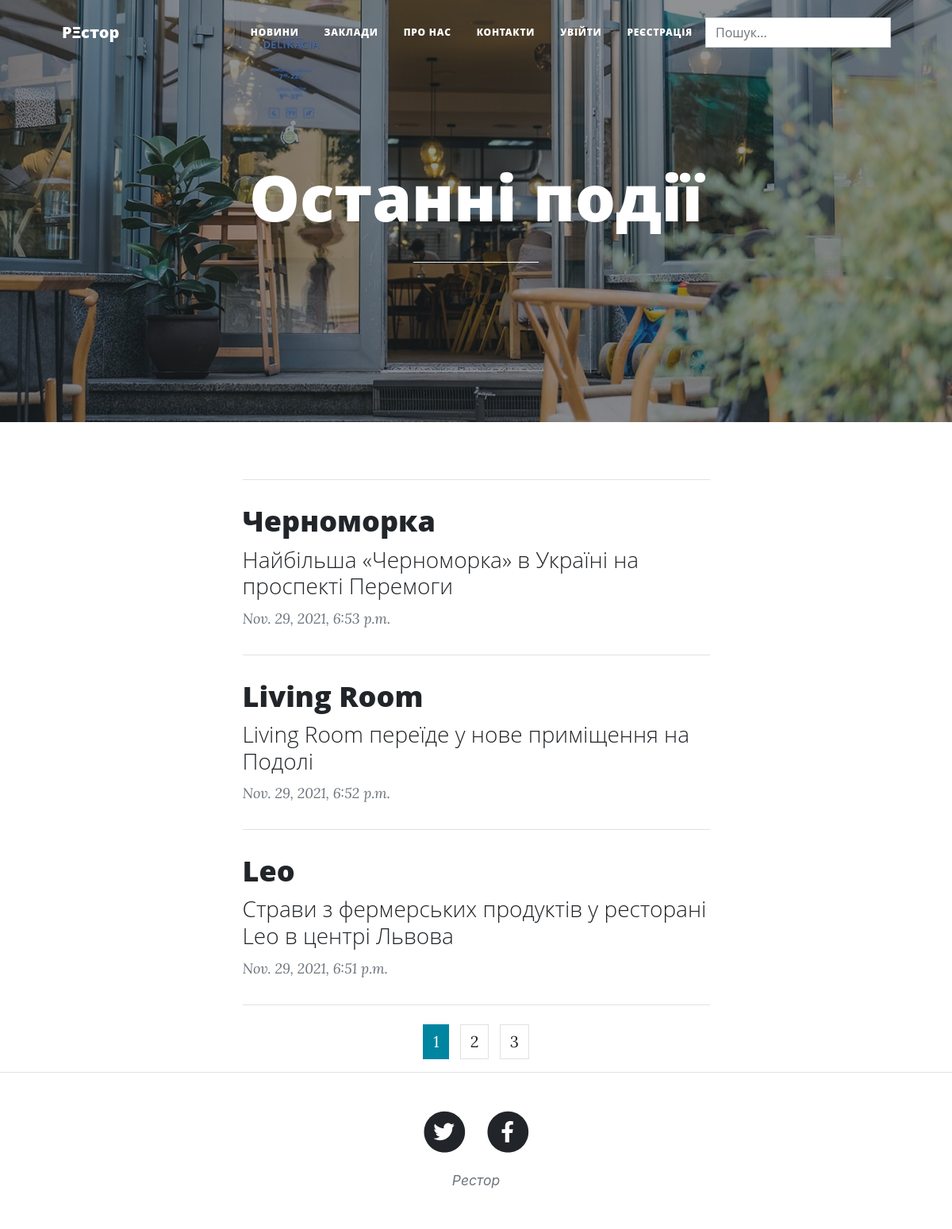
The page / on the database its author committed.
### main_app/models.py (models this page shows, shortened)
class Post(models.Model):
    categories = models.ForeignKey('Category', verbose_name='Категорія', on_delete=models.SET_NULL, null=True)
    title = models.CharField('Назва', max_length=250)
    anons = models.CharField("Анонс", max_length=250)
    full_text = RichTextUploadingField("Стаття")
    date = models.DateTimeField('дата опублікування')

### main_app/views.py (the view)
# urls.py: path('', MainView.as_view(), name='base'),
class MainView(ModelCategoryMixin, ListView):
    template_name = 'base.html'

### main_app/utils.py (called while the page is built)
    def get_context_data(self, *, object_list=None, **kwargs):
        data = super(self.model, self).get_context_data()
        data['post'] = self.model.objects.all()
        return data

### main_app/templates/base.html (shortened to what this page needs)
{% load static %}
<!DOCTYPE html>
<html lang="en">
<head>
    <link href="{% static 'css\styles.css' %}" rel="stylesheet" type="text/css"/>
</head>
<body>
<nav class="navbar navbar-expand-lg navbar-light" id="mainNav">
    <div class="container px-4 px-lg-5">
        <a class="navbar-brand" href="{% url 'base' %} ">Р&#926;стор</a>
        <div class="collapse navbar-collapse" id="navbarResponsive">
            <ul class="navbar-nav ms-auto py-4 py-lg-0">
                <li class="nav-item"><a class="nav-link px-lg-3 py-3 py-lg-4" href="{% url 'news' %}">Новини</a></li>
                <li class="nav-item"><a class="nav-link px-lg-3 py-3 py-lg-4"
                                        href="{% url 'all-restaurant' %}">Заклади</a></li>
                <li class="nav-item"><a class="nav-link px-lg-3 py-3 py-lg-4" href="{% url 'about-us' %}">Про нас</a>
                </li>
                <li class="nav-item"><a class="nav-link px-lg-3 py-3 py-lg-4" href="{% url 'contact' %}">Контакти</a>
                </li>
                {% if request.user.is_authenticated %}
                <li class="nav-item"><a class="nav-link px-lg-3 py-3 py-lg-4" href="{% url 'logout' %}">Вийти</a></li>
                <li class="nav-item"><a class="nav-link px-lg-3 py-3 py-lg-4"> В системі: {{ request.user }} </a></li>
                {% else %}
                <li class="nav-item"><a class="nav-link px-lg-3 py-3 py-lg-4" href="{% url 'login' %}">Увійти</a></li>
                <li class="nav-item"><a class="nav-link px-lg-3 py-3 py-lg-4" href="{% url 'register' %}">Реєстрація</a>
                </li>
                {% endif %}
            </ul>
                    </div>
                    <form action="{% url 'search-result' %}" class="navbar-form navbar-right">
                        <div class="input-group">
                            <input type="Search" placeholder="Пошук..." class="form-control" name="search"/>
            </form>
          </div>
</nav>
<header class="masthead" style="background-image: url({% static 'assets/img/test.jpg' %})">
    <div class="container position-relative px-4 px-lg-5">
        <div class="row gx-4 gx-lg-5 justify-content-center">
            <div class="col-md-10 col-lg-8 col-xl-7">
                <div class="site-heading">
                    <h1>{% block bar %}Останні події{% endblock %}</h1>
                    <span class="subheading">________________</span>
                </div>
            </div>
        </div>
    </div>
</header>
{% block content %}
<div class="container px-4 px-lg-5">
    <div class="row gx-4 gx-lg-5 justify-content-center">
        <div class="col-md-10 col-lg-8 col-xl-7">
            {% for i in page_obj %}
            <hr class="my-4"/>
            <div class="post-preview">
                <a href="{% url 'news-detail' i.id %}">
                    <h2 class="post-title">{{ i.title }}</h2>
                    <h3 class="post-subtitle">{{ i.anons }}</h3>
                </a>
                <p class="post-meta">
                    {{ i.date}}
                </p>
            </div>
            {% endfor %}
            <hr class="my-4"/>
        </div>
    </div>
</div>
{% endblock %}
<nav aria-label="Something..">
    <ul class=" list-inline text-center ">
        {% for p in paginator.page_range %}
        {% if page_obj.number == p %}
        <li class=" list-inline-item page-item active ">
            <a class="page-link" href="?page={{ p }}"> {{ p }}</a>
        </li>
        {% else %}
        <li class=" list-inline-item">
            <a class="page-link" href="?page={{ p }}"> {{ p }}</a>
        </li>
        {% endif %}
        {% endfor %}
    </ul>
</nav>
<footer class="border-top">
    <div class="container px-4 px-lg-5">
        <div class="row gx-4 gx-lg-5 justify-content-center">
            <div class="col-md-10 col-lg-8 col-xl-7">
                <ul class="list-inline text-center">
                    <li class="list-inline-item">
                        <a href="#!">
                                    <span class="fa-stack fa-lg">
                                        <i class="fas fa-circle fa-stack-2x"></i>
                                        <i class="fab fa-twitter fa-stack-1x fa-inverse"></i>
                                    </span>
                        </a>
                    </li>
                    <li class="list-inline-item">
                        <a href="#!">
                                    <span class="fa-stack fa-lg">
                                        <i class="fas fa-circle fa-stack-2x"></i>
                                        <i class="fab fa-facebook-f fa-stack-1x fa-inverse"></i>
                                    </span>
                        </a>
                    </li>
                </ul>
                <div class="small text-center text-muted fst-italic">Рестор</div>
            </div>
        </div>
    </div>
</footer>
</body>
</html>

### rows shown on the page
Post: title "Черноморка", anons "Найбільша «Черноморка» в Україні на проспекті Перемоги", date "Nov. 29, 2021, 6:53 p.m."
Post: title "Living Room", anons "Living Room переїде у нове приміщення на Подолі", date "Nov. 29, 2021, 6:52 p.m."
Post: title "Leo", anons "Страви з фермерських продуктів у ресторані Leo в центрі Львова", date "Nov. 29, 2021, 6:51 p.m."

### other values the page prints
{{ p }} "1"
{{ p }} "2" "3"
